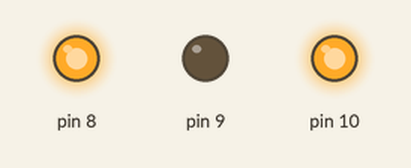
This sketch was run on a simulated Arduino Uno, built with avr-gcc and run on an emulated ATmega328P. Parts: output pins drawn as LEDs (lit = HIGH).

Above: at 1.0 s.
At 19.2 s:
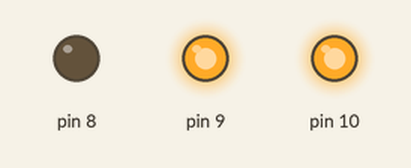
Timing chart, 0 to 21.1 s (numbered marks = the images above):
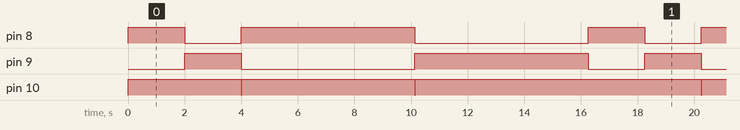

The sketch:

L_Report_03.ino
```cpp
void setup() {
  pinMode(8, OUTPUT);
  pinMode(9, OUTPUT);
  pinMode(10, OUTPUT);
}
void loop() {
  FullSpeedForward();
  delay(1000);
  FullSpeedBackward();
  delay(1000);
  ZeroTO100();
  delay(1000);
  zeroTo100Backward();
  delay(1000);
}
void FullSpeedForward() {
  digitalWrite(8, HIGH);
  digitalWrite(9, LOW);
  digitalWrite(10, HIGH);
  delay(1000);
}
void FullSpeedBackward() {
  digitalWrite(8, LOW);
  digitalWrite(9, HIGH);
  digitalWrite(10, HIGH);
  delay(1000);
}
void ZeroTO100() {
  for (int i = 0; i < 256; i++) {
    digitalWrite(8, HIGH);
    digitalWrite(9, LOW);
    digitalWrite(10, i);
    delay(20);
  }
}

void zeroTo100Backward() {
  for (int i = 0; i < 256; i++) {
    digitalWrite(8, LOW);
    digitalWrite(9, HIGH);
    digitalWrite(10, i);
    delay(20);
  }
}
```

Measured:
- by itself, pin 8: repeats every 16.2 s: LOW 2.0 s, HIGH 6.1 s, LOW 6.1 s, HIGH 2.0 s
- by itself, pin 9: repeats every 16.2 s: LOW 6.1 s, HIGH 6.1 s, LOW 2.0 s, HIGH 2.0 s
- by itself, pin 10: repeats every 16.2 s: LOW 0.02 s, HIGH 6.1 s, LOW 0.02 s, HIGH 10.1 s
